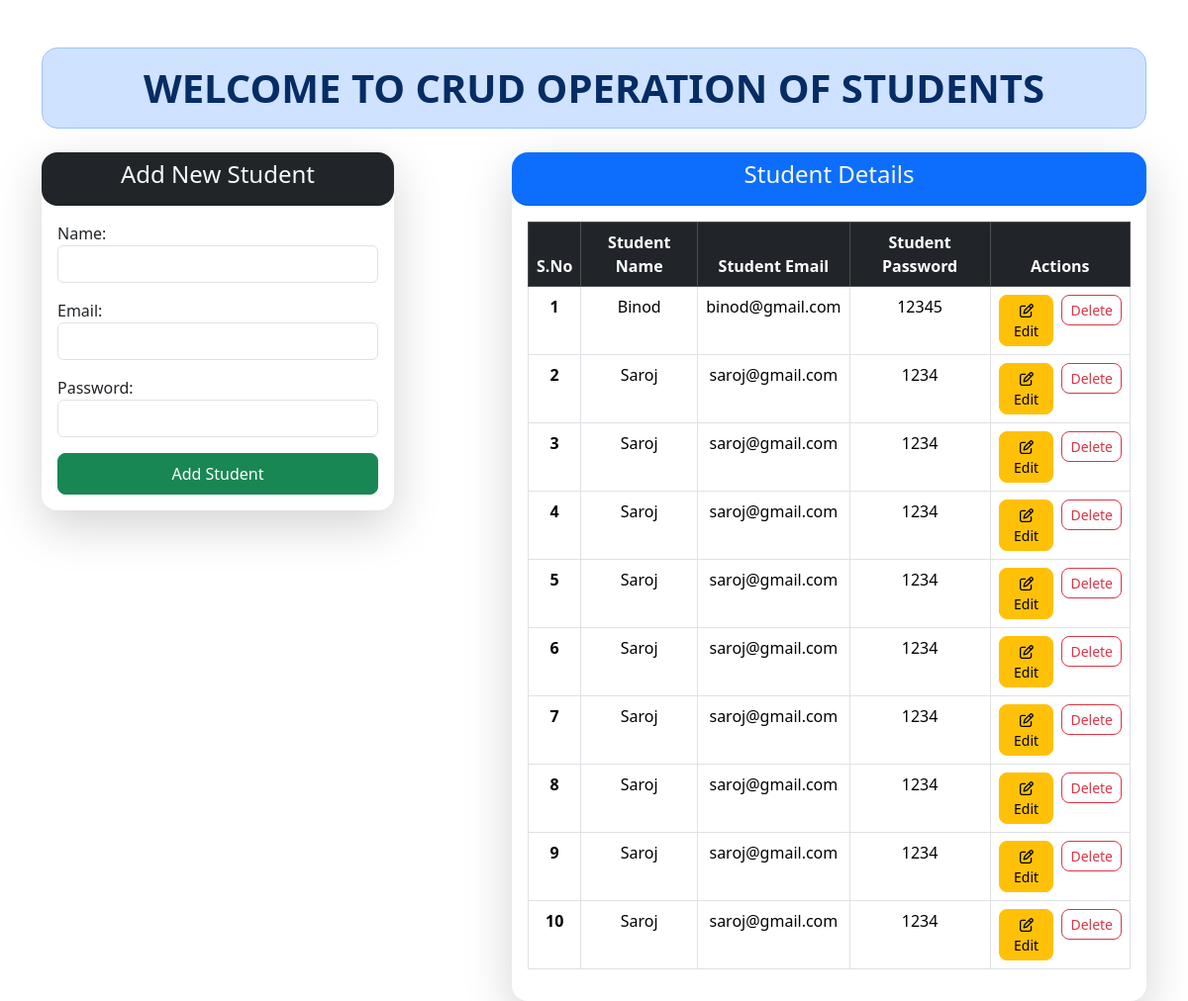
Before: / with the older database file.
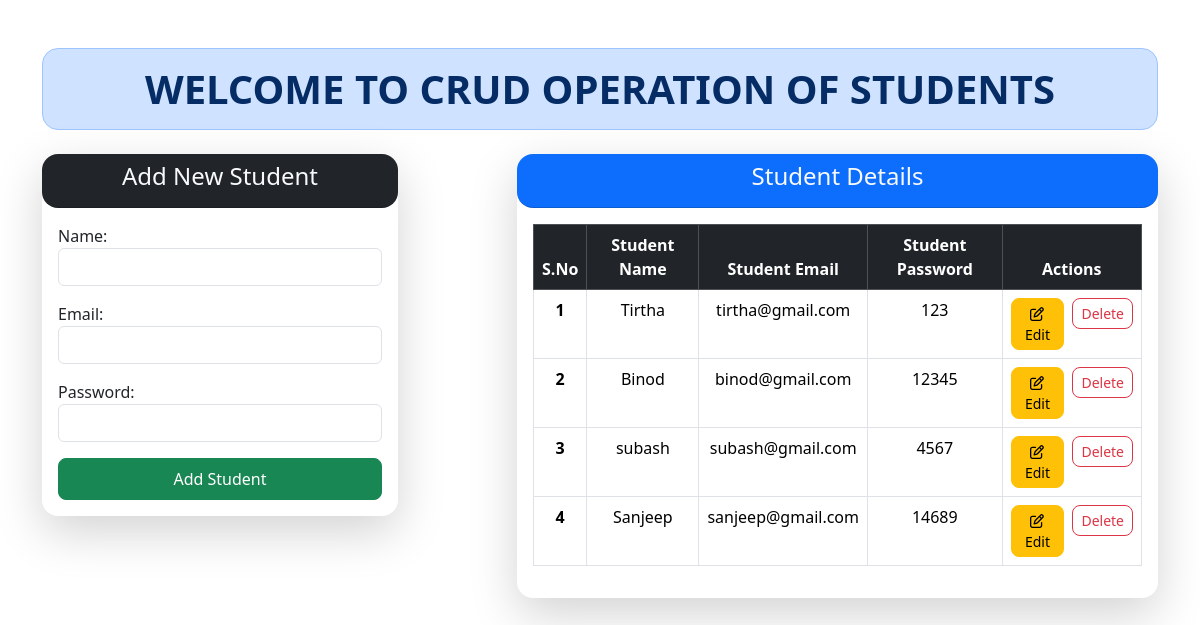
After: the same page with the newer database file.
### StudentCrud/models.py (models this page shows)
class User(models.Model):
    name = models.CharField(max_length=100,null=False)
    email = models.EmailField(max_length=100)
    password = models.CharField(max_length=100)

### StudentCrud/views.py (the view)
# urls.py: path('',views.add_show,name="addshow"),
def add_show(request):
    stud=User.objects.all()
    if request.method=="POST":
        fm=StudentRegistration(request.POST)
        if fm.is_valid():
            nm=fm.cleaned_data["name"]
            em=fm.cleaned_data["email"]
            pw=fm.cleaned_data["password"]
            store=User(name=nm,email=em,password=pw)
            store.save()
            fm=StudentRegistration()
    else:
        fm=StudentRegistration()
    return render(request,"StudentCrud/addandshow.html",{'form':fm,"stu":stud,})

### StudentCrud/forms.py
class StudentRegistration(forms.ModelForm):
    class Meta:
        model=User
        fields=['name','email','password']
        widgets={
            'name':forms.TextInput(attrs={"class":"form-control"}),
            'email':forms.EmailInput(attrs={"class":"form-control"}),
            'password':forms.PasswordInput( render_value=True,attrs={"class":"form-control"}),
        }

### StudentCrud/templates/StudentCrud/addandshow.html (shortened to what this page needs)
{% extends "StudentCrud/base.html" %}
{% block body_class %}dark-background{% endblock %}
{% block content %}
<div class="row mt-4">
  <div class="col-lg-4 col-md-5">
    <div class="card shadow-lg border-0 rounded-4">
      <div class="card-header bg-dark text-light text-center fw-bold rounded-4">
        <h4>Add New Student</h4>
      </div>
      <div class="card-body">
        <form action="" method="POST">
          {{ form.as_p }}
          <div class="d-grid">
            <button type="submit" class="btn btn-success rounded-3 py-2">Add Student</button>
          </div>
        </form>
      </div>
    </div>
  </div>
  <div class="col-lg-7 offset-lg-1 col-md-7 mt-4 mt-md-0">
    <div class="card shadow-lg border-0 rounded-4">
      <div class="card-header bg-primary text-light text-center fw-bold rounded-4">
        <h4>Student Details</h4>
      </div>
      <div class="card-body">
        {% if stu %}
        <div class="table-responsive">
          <table class="table table-hover table-bordered text-center">
            <thead class="table-dark">
              <tr>
                <th scope="col">S.No</th>
                <th scope="col">Student Name</th>
                <th scope="col">Student Email</th>
                <th scope="col">Student Password</th>
                <th scope="col">Actions</th>
              </tr>
            </thead>
            <tbody>
              {% for store in stu %}
              <tr>
                <th scope="row">{{ forloop.counter }}</th>
                <td>{{ store.name }}</td>
                <td>{{ store.email }}</td>
                <td>{{ store.password }}</td>
                <td>
                  <div class="d-flex gap-2 justify-content-center">
                    <a href="{% url 'updatedata' store.id %}" class="btn btn-warning btn-sm rounded-3">
                      <i class="fa-regular fa-pen-to-square"></i> Edit
                    </a>
                    <form action="{% url 'deletedata' store.id %}" method="POST" onsubmit="return confirmDelete()">
                      <input type="submit" value="Delete" class="btn btn-outline-danger btn-sm rounded-3">
                    </form>
                  </div>
                </td>
              </tr>
              {% endfor %}
            </tbody>
          </table>
        </div>
        {% else %}
        <h5 class="text-center text-danger">No Student Data Found</h5>
        {% endif %}
      </div>
    </div>
  </div>
</div>
{% endblock content %}

### StudentCrud/templates/StudentCrud/base.html (shortened to what this page needs)
<!DOCTYPE html>
{% load static %}
<html lang="en">
<head>
    <link rel="stylesheet" href="{% static 'StudentCrud/css/fontAwesome.css' %}">
    <link rel="stylesheet" href="{% static 'StudentCrud/css/bootstrap.css' %}">
</head>
<body class="{% block body_class %} {% endblock %}">
<div class="container mt-5">
    <h1 class="text-center alert alert-primary rounded-4 fw-bold py-3">WELCOME TO CRUD OPERATION OF STUDENTS</h1>
    {% block content %}
    {% endblock content %}
</div>
</body>
</html>

Changed rows visible on the page:
removed User: name "Saroj", email "saroj@gmail.com", password "1234"
removed User: name "Saroj", email "saroj@gmail.com", password "1234"
removed User: name "Saroj", email "saroj@gmail.com", password "1234"
removed User: name "Saroj", email "saroj@gmail.com", password "1234"
removed User: name "Saroj", email "saroj@gmail.com", password "1234"
removed User: name "Saroj", email "saroj@gmail.com", password "1234"
removed User: name "Saroj", email "saroj@gmail.com", password "1234"
removed User: name "Saroj", email "saroj@gmail.com", password "1234"
removed User: name "Saroj", email "saroj@gmail.com", password "1234"
added User: name "Tirtha", email "tirtha@gmail.com", password "123"
added User: name "subash", email "subash@gmail.com", password "4567"
added User: name "Sanjeep", email "sanjeep@gmail.com", password "14689"
